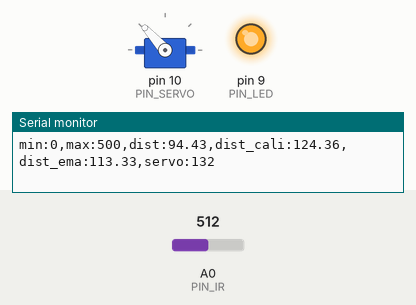
A sketch run on a simulated Arduino Uno, built with avr-gcc and run on an emulated ATmega328P. Shown: servo, output pins drawn as LEDs (lit = HIGH), the last lines printed to the serial monitor. The test bench sets the inputs (shaded band); at power-on: A0 (PIN_IR) = 512.

Above: at 1.2 s.
1.3 s: A0 (PIN_IR) set to 369
2.8 s: A0 (PIN_IR) set to 336
At 3.6 s:
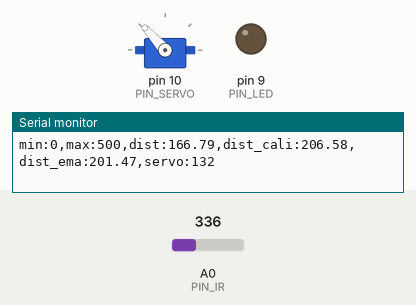
4.3 s: A0 (PIN_IR) set to 293
7.3 s: A0 (PIN_IR) set to 280
At 10.1 s:
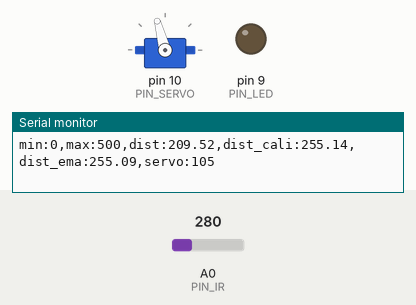
10.3 s: A0 (PIN_IR) set to 245
At 11.5 s:
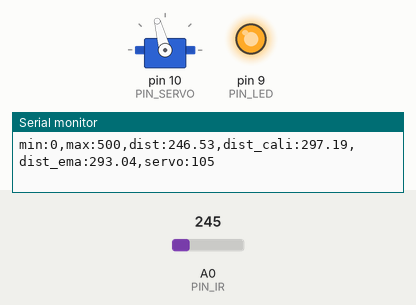
11.8 s: A0 (PIN_IR) set to 306
At 13.0 s:
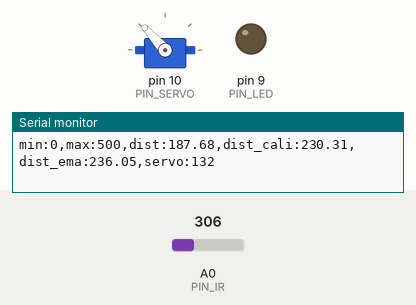
Timing chart, 0 to 14.8 s (numbered marks = the images above; inputs shaded):
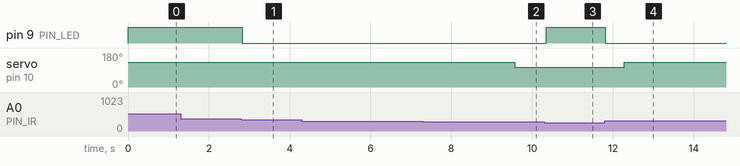

Measured:
- the behaviour switches between 354 and 353 on A0 (PIN_IR) (found by bisection; images 0 and 1)
- the behaviour switches between 281 and 280 on A0 (PIN_IR) (found by bisection; images 1 and 2)
- after the input at 2.8 s, pin 9 (PIN_LED): HIGH → LOW at once
- after the input at 7.3 s, servo on pin 10 (PIN_SERVO): 132° → 105° after 2.3 s
- after the input at 10.3 s, pin 9 (PIN_LED): LOW → HIGH after 0.05 s
- after the input at 11.8 s, pin 9 (PIN_LED): HIGH → LOW at once; servo on pin 10 (PIN_SERVO): 105° → 132° after 0.49 s

The sketch:

_07_21_bbc_20213032.ino
```cpp
#include <Servo.h>

// Arduino pin assignment
#define PIN_IR A0
#define PIN_LED 9
#define PIN_SERVO 10

#define _DIST_ALPHA 0.1
#define _DIST_MIN 50
#define _DIST_MAX 450

#define _DUTY_MIN 1625 //up
#define _DUTY_NEU 1736
#define _DUTY_MAX 1903 //down

float dist_min, dist_max, raw_dist, dist_cali, dist_prev, dist_ema, alpha;
int a, b; // unit: mm
Servo myservo;

void setup() {
// initialize GPIO pins
  pinMode(PIN_LED,OUTPUT);
  digitalWrite(PIN_LED, 1);

  myservo.attach(PIN_SERVO);
  myservo.writeMicroseconds(_DUTY_NEU);

// initialize serial port
  Serial.begin(57600);

  a = 73; //real 100
  b = 337; //real 400
  dist_min = _DIST_MIN;
  dist_max = _DIST_MAX;
  dist_ema = raw_dist = dist_cali = dist_prev = 0.0;
  alpha = _DIST_ALPHA;
}

float ir_distance(void){ // return value unit: mm
  float val;
  float volt = float(analogRead(PIN_IR));
  val = ((6762.0/(volt-9.0))-4.0) * 10.0;
  if (val < dist_min || val > dist_max) val = 0.0;

  if (val == 0.0) val = dist_prev;
  else dist_prev = val;

  return val;
}

void loop() {
  raw_dist = ir_distance();
  dist_cali = 100 + 300.0 / (b - a) * (raw_dist - a);
  dist_ema = alpha * dist_cali + (1 - alpha) * dist_ema;

  Serial.print("min:0,max:500,dist:");
  Serial.print(raw_dist);
  Serial.print(",dist_cali:");
  Serial.print(dist_cali);
  Serial.print(",dist_ema:");
  Serial.print(dist_ema);
  Serial.print(",servo:");
  Serial.println(myservo.read());

  if (dist_ema < 255.0) {
    myservo.writeMicroseconds(_DUTY_MAX);
  } else {
    myservo.writeMicroseconds(_DUTY_MIN);
  }

  if(raw_dist > 156 && raw_dist <224) digitalWrite(PIN_LED, 0);
  else digitalWrite(PIN_LED, 255);
  delay(50);
}
```
